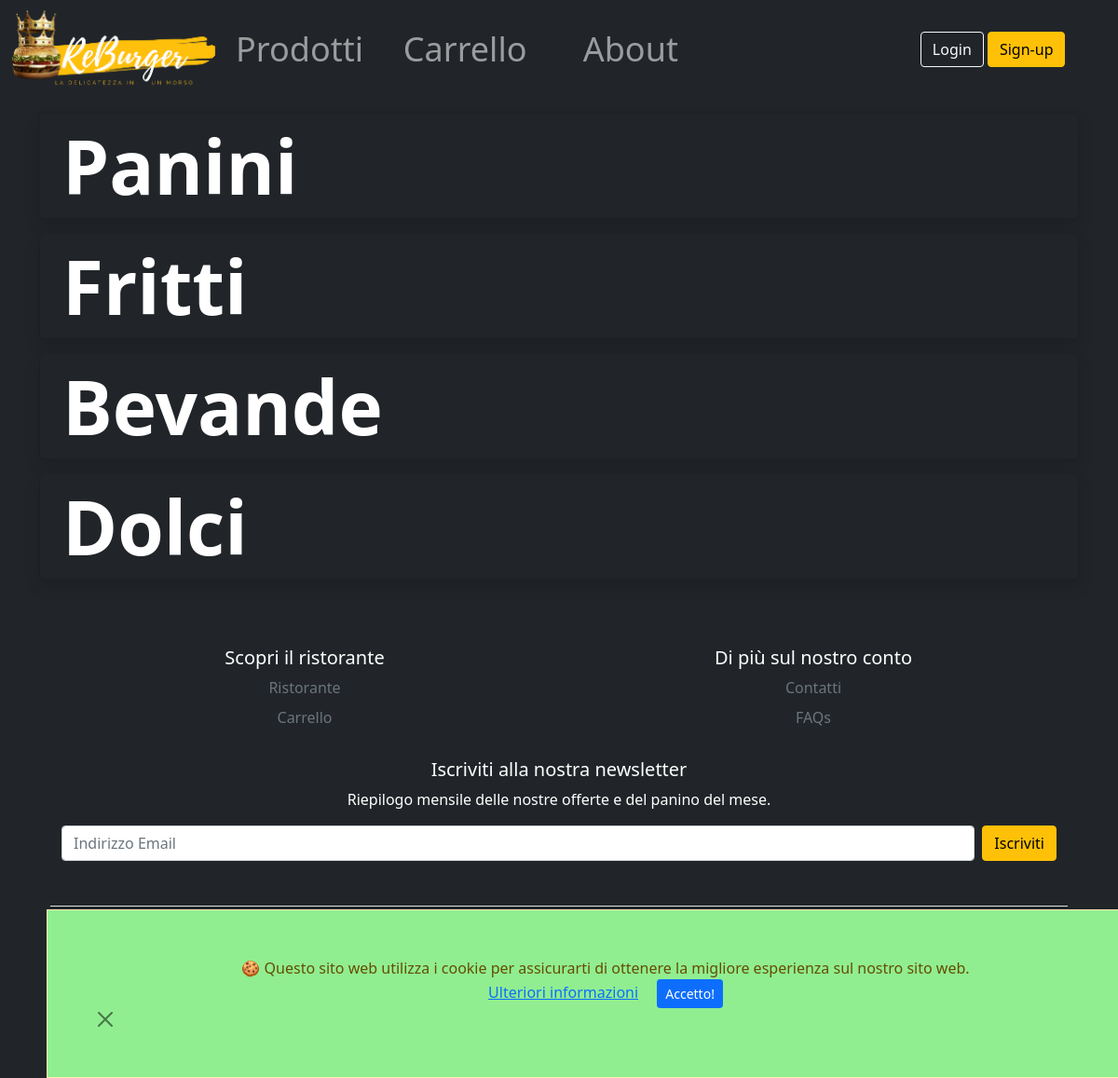
Page /menu.php on the committed database.
### tables this page shows
CREATE TABLE IF NOT EXISTS `categoria` (
  `idcategoria` INT NOT NULL AUTO_INCREMENT,
  `nomecategoria` VARCHAR(50) NOT NULL,
  PRIMARY KEY (`idcategoria`));

### menu.php (called while the page is built)
<?php
require_once 'bootstrap.php';
$templateParams["titolo"] = "ReBurger - Home";
$templateParams["nome"] = "prodotti.php";
$templateParams["catego"] =$dbh->getCategories();
require_once 'template/base.php';
?>

### db/dbHelper.php (called while the page is built, shortened)
<?php
class DatabaseHelper{
    private $db;
    public function __construct($servername, $username, $password, $dbname, $port){
        $this->db = new mysqli($servername, $username, $password, $dbname, $port);
    }
    public function getCategories(){
        $stmt = $this->db->prepare("SELECT * FROM categoria");
        $stmt->execute();
        $result = $stmt->get_result();
        return $result->fetch_all(MYSQLI_ASSOC);
    }
}
?>

### bootstrap.php (called while the page is built, shortened)
<?php
require_once("db/dbHelper.php");
$dbh = new DatabaseHelper("localhost", "root", "", "reburger", 3306);
?>

### template/prodotti.php (the view, shortened to what this page needs)
<div class="container-lg">
  <ol class="list-group">
    <?php foreach($templateParams["catego"] as $category):?>
      <li class="mt-3 bg-dark rounded-3 shadow text-white list-group-item d-flex justify-content-center align-items-start">
      <div class="ms-2 me-auto" data-bs-toggle="collapse" data-bs-target="#<?php echo $category["nomecategoria"]?>" aria-expanded="false" aria-controls="collapseWidthExample">
        <div class="fw-bold display-1"><?php echo $category["nomecategoria"]?></div>
      </div>
      <span class="badge"><i class='<?php echo $category["icona"]?>' style='font-size:48px;color:rgb(247,193,68)'></i></span>
    </li>
    <?php endforeach ; ?>
  </ol>
</div>

### template/base.php (shortened to what this page needs)
<!DOCTYPE html>
<html lang="it">
    <head>
            <link href="https://cdn.jsdelivr.net/npm/bootstrap@5.1.3/dist/css/bootstrap.min.css" rel="stylesheet">
            <link rel="stylesheet" href="css/styleSmartphone.css">
            <link rel="stylesheet" href="https://cdn.jsdelivr.net/npm/bootstrap-icons@1.8.1/font/bootstrap-icons.css">
    </head>
<body class="bg-dark">
<?php include 'cookie.php'; ?>
<header class="bg-dark text-white d-block">
<?php include 'header.php'; ?>
</header>
<main>
  <?php
      if(isset($templateParams["nome"])){
          require($templateParams["nome"]);}
  ?>
</main>
<div class="container-md justify-content-center">
<?php include 'footer.php' ?>
</div>
</body>
</html>

### template/cookie.php
<div id="cb-cookie-banner" class=" alert alert-warning fade show  text-center mb-0" role="alert" >
          🍪  Questo sito web utilizza i cookie per assicurarti di ottenere la migliore esperienza sul nostro sito web. <br>
          <a href="https://www.garanteprivacy.it/faq/cookie" target="blank">Ulteriori informazioni</a>
          <button type="button" class="btn btn-primary btn-sm ms-3" onclick="window.cb_hideCookieBanner()"> Accetto! </button>
         <div class=" d-flex justify-content-start">
            <button type="button" class="btn-close" data-bs-dismiss="alert"  aria-label="Close"></button>
         </div>
</div>

### template/header.php (shortened to what this page needs)
<nav class="navbar navbar-expand-sm bg-dark navbar-dark">
  <div class="col-12 container-fluid justify-content-sm-center">
    <img class="col justify-content-lg-start overflow-hidden" src="img/Logo2.png" alt="ReBurger Logo" onclick='window.location="index.php"'/>
    <?php if(isset($_SESSION["username"]) && $_SESSION["username"]=="propriolui"){ ?>
      <div class="container-mb col-5 collapse navbar-collapse" id="collapsibleNavbar">
      <ul class="col-12 navbar-nav text-center" style="font-size:3vw;">
          <li class="nav-item col-sm-3 ">
            <a class="nav-link" href="listaProdotti.php">Prodotti</a>
          </li>
          <li class="nav-item col-sm-3">
            <a class="nav-link" href="contatti.php">About</a>
          </li>
          <li class="nav-item col-sm-3">
            <a class="nav-link" href="ordini.php">Ordini</a>
          </li>
          <li class="nav-item col-sm-3">
            <a class="nav-link" href="login.php"><?php echo strtoupper($_SESSION["username"]) ?></a>
          </li>
        </ul>
        </div>
        <div class="container text-lg-center text-sm-end col  d-none d-md-block">
              <button type="button" class="btn btn-outline-warning" onclick='window.location="index.php?logout=1"'>LOGOUT</button>
            </div>
      </div>
  <?php    }else { ?>
    <div class="container-mb col-5 collapse navbar-collapse" id="collapsibleNavbar">
    <ul class="col-12 navbar-nav text-center" style="font-size:3vw;">
        <li class="nav-item col-sm-3 ">
          <a class="nav-link" href="menu.php">Prodotti</a>
        </li>
        <li class="nav-item col-sm-3">
          <a class="nav-link" href="carrello.php">Carrello</a>
        </li>
        <li class="nav-item col-sm-3">
          <a class="nav-link" href="contatti.php">About</a>
        </li>
      </ul>
    </div>
    <div class="container text-lg-center text-sm-end col  d-none d-md-block">
          <button type="button" class="btn btn-outline-light" onclick='window.location="login.php"'>Login</button>
          <button type="button" class="btn btn-warning my-2" onclick='window.location="signup.php"'>Sign-up</button>
    </div>
  </div>
<?php     } ?>
</nav>

### template/footer.php (shortened to what this page needs)
<?php
$colFooter = [1 => "Scopri il ristorante", 2 => "Di più sul nostro conto" ];
$footerLink = [
  ["Ristorante","Contatti"],
  ["Carrello", "FAQs"]];
$links=["menu.php","carrello.php","contatti.php","faqs.php"];
$i=0;
?>
<footer class="py-5 m-4 text-center text-white">
  <div class="row">
    <?php foreach($colFooter as $num => $titolo):?>
      <div class="col-6">
            <h5><?php echo $titolo?></h5>
            <ul class="nav flex-column">
              <?php foreach ($footerLink as list($group1,$group2)) :?>
                <li class="nav-item mb-2"><a href="<?php echo $links[$i] ?>" class="nav-link p-0 text-muted"> <?php if($num <2) {
                  echo $group1;
                 }else {
                    echo $group2;
                  }
                    $i= $i+1;?></a></li>
                <?php endforeach ; ?>
             </ul>
          </div>
        <?php endforeach ;?>
          <div class="col-12 py-4">
            <form class="justify-content-center">
              <h5>Iscriviti alla nostra newsletter</h5>
              <p>Riepilogo mensile delle nostre offerte e del panino del mese.</p>
              <div class="d-flex w-100 gap-2">
                <input id="newsletter1" type="text" class="form-control" placeholder="Indirizzo Email ">
                <button class="btn btn-warning" type="button">Iscriviti</button>
              </div>
            </form>
          </div>
        <div class="col-12 d-block py-1 my-4 border-top">
          <p class="text-center text-muted"><?php echo createCopyright()?> Società, Inc. Tutti i diritti riservati.</p>
    </div>
        <div class="d-flex justify-content-center px-2 ">
          <ul class="list-unstyled d-flex text-white">
              <?php $social = [ "Meta" => '"bi bi-meta"', "Instagram" =>'"bi bi-instagram"', "Twitter" => '"bi bi-twitter"'];
              foreach($social as $nomeSocial => $icona): ?>
            <li class="ms-3"><a class="link-warning" href="#" id=<?php echo $nomeSocial?>><i class=<?php echo $icona?>></i></a></li>
            <?php endforeach; ?>
          </ul>
    </div>
  </footer>

### css/styleSmartphone.css (style rules this page uses)
body> header img { height: 100%; width: 100%; }
header { display: none; }
footer, footer.py-5>div.row { display:inline-flex; }
#cb-cookie-banner { position:fixed; bottom: 0; left: 0; width: 100%; z-index: 999; border-radius: 0; }
.fade { margin: 50px; padding: 50px; background-color: lightgreen; opacity: 1; }

### rows in the picture
categoria: nomecategoria "Panini"
categoria: nomecategoria "Fritti"
categoria: nomecategoria "Bevande"
categoria: nomecategoria "Dolci"

### other values in the picture
$titolo "Scopri il ristorante"
$group1 "Ristorante"
$group1 "Carrello"
$titolo "Di più sul nostro conto"
$group2 "Contatti"
$group2 "FAQs"
